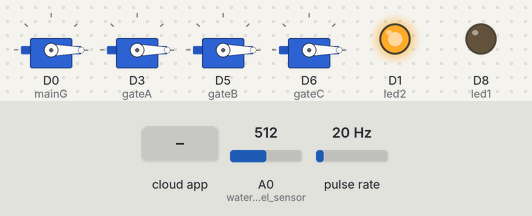
Recording of a sketch running on a simulated ESP8266 (NodeMCU). On the bench: 4 × servo, output pins drawn as LEDs (lit = HIGH). Wiring (inferred from the names in the program): pulse sensor: data D7. The test bench sets the inputs (shaded band); at power-on: A0 (water_level_sensor) = 512, pulse rate 20 Hz. WiFi joins after 1.5 s; servers stay silent unless stated; the Firebase database answers and starts empty; what the sketch prints to the serial monitor is not drawn.

Above: at 4.4 s.
4.5 s: the phone or cloud app sets mainGate to 1
At 5.84 s:
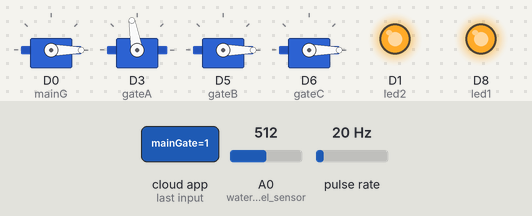
8.0 s: the phone or cloud app sets gateA to 1
At 9.6 s:
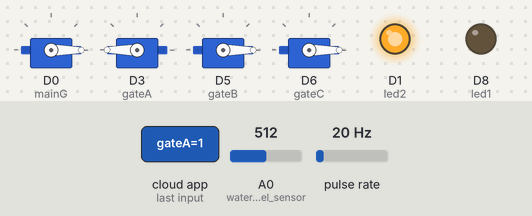
10.7 s: the phone or cloud app sets gateB to 1
At 12.4 s:
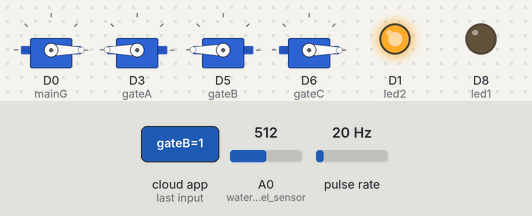
13.4 s: the phone or cloud app sets gateC to 1
At 15.3 s:
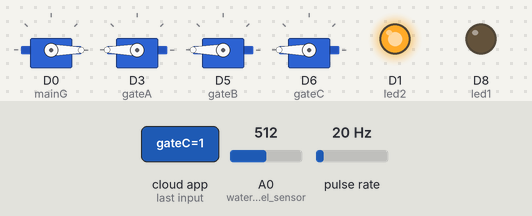
16.1 s: the phone or cloud app sets mainGate to 0
At 17.15 s:
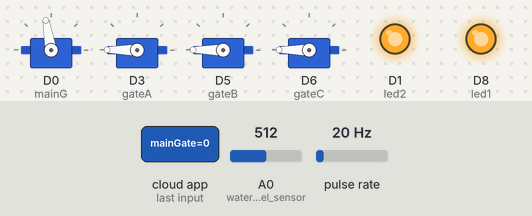
18.7 s: the phone or cloud app sets gateA to 0
At 20.9 s:
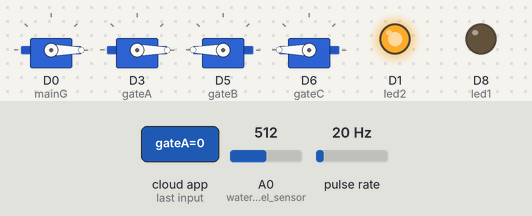
Timing chart, 0 to 22.4 s (numbered marks = the images above; inputs shaded):
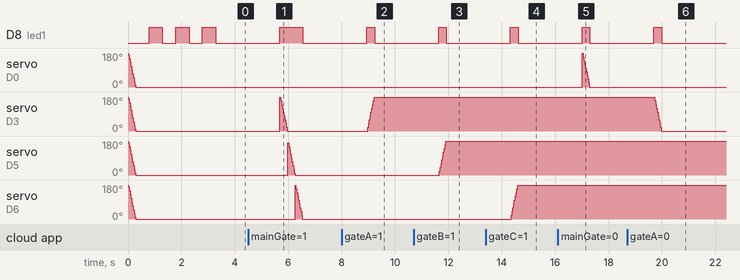

Measured:
- after the input at 4.5 s, servo on D0 (mainG): stops changing and stays 0°
- after the input at 8.0 s, D8 (led1): LOW → HIGH after 0.95 s, → LOW 0.29 s later; servo on D3 (gateA): moves from 0° to 180° over 0.24 s, starting after 0.98 s
- after the input at 10.7 s, D8 (led1): LOW → HIGH after 0.94 s, → LOW 0.29 s later; servo on D5 (gateB): moves from 0° to 180° over 0.24 s, starting after 0.97 s
- after the input at 13.4 s, D8 (led1): LOW → HIGH after 0.93 s, → LOW 0.29 s later; servo on D6 (gateC): moves from 0° to 180° over 0.24 s, starting after 0.96 s
- after the input at 16.1 s, D8 (led1): LOW → HIGH after 0.91 s, → LOW 0.29 s later
- after the input at 18.7 s, D8 (led1): LOW → HIGH after 1.0 s, → LOW 0.29 s later; servo on D3 (gateA): moves from 180° to 0° over 0.24 s, starting after 1.0 s

The sketch:

main.ino
```cpp
#include <Servo.h>

#if defined(ESP32)
#include <WiFi.h>
#include <FirebaseESP32.h>
#elif defined(ESP8266)
#include <ESP8266WiFi.h>
#include <FirebaseESP8266.h>
#endif

#include <addons/TokenHelper.h>
#include <addons/RTDBHelper.h>
#define API_KEY "AIzaSyAMe193JtamVePNjIiMRvvnGANwhOsNSX0"
#define DATABASE_URL "https://prototypeproject-eeb91.firebaseio.com/"
#define USER_EMAIL "arduino@gmail.com"
#define USER_PASSWORD "arduino123"
FirebaseData fbdo;
FirebaseAuth auth;
FirebaseConfig config;


#define FIREBASE_HOST "prototypeproject-eeb91.firebaseio.com"
#define FIREBASE_AUTH "UCZ5lFED8KxcprRhIHzt1uk4ac2OEmhB1GfdTp6S"
#define WIFI_SSID "SKYfiber14AD" //name
#define WIFI_PASSWORD "jayceliampuzon" //pass

Servo mainG;
Servo gateA;
Servo gateB;
Servo gateC;

long sendDataCurrentMillis = 0;
long sendDataPreviousMillis = 0;

int led1 = 15;
int led2 = 5;
int servoPositionClose = 0;      // servo degree
int servoPositionOpen = 180;      // servo degree

int posMain = 0;
int posGateA = 0;
int posGateB = 0;
int posGateC = 0;

bool isMain = true;
bool isGateA = true;
bool isGateB = true;
bool isGateC = true;

bool isMainRun = true;
bool isGateARun = true;
bool isGateBRun = true;
bool isGateCRun = true;


#define water_level_sensor  A0

#define flow_meter_sensor  D7
long currentMillis = 0;
long previousMillis = 0;
float calibrationFactor = 4.5;
volatile byte pulseCount;
byte pulse1Sec = 0;
float flowRate;
unsigned int flowMilliLitres;
unsigned long totalMilliLitres;
void IRAM_ATTR pulseCounter()
{
  pulseCount++;
}


void setup() {
  Serial.begin(115200);
  mainG.attach(16);
  gateA.attach(0);
  gateB.attach(14);
  gateC.attach(12);

  int pos = 0;
  for (pos = 180; pos >= 0; pos -= 10) {
    mainG.write(pos);
    gateA.write(pos);
    gateB.write(pos);
    gateC.write(pos);
    delay(15);
  }

  pinMode(led1,OUTPUT);
  pinMode(led2,OUTPUT);
  digitalWrite(led2,HIGH);

  WiFi.begin(WIFI_SSID, WIFI_PASSWORD);
  Serial.print("connecting");
  while (WiFi.status() != WL_CONNECTED) {
    Serial.print(".");
    digitalWrite(led1,LOW);
    delay(500);
    digitalWrite(led1,HIGH);
    delay(500);
  }
  Serial.println();
  Serial.print("connected: ");
  Serial.println(WiFi.localIP());

  Serial.printf("Firebase Client v%s\n\n", FIREBASE_CLIENT_VERSION);
  config.api_key = API_KEY;
  auth.user.email = USER_EMAIL;
  auth.user.password = USER_PASSWORD;
  config.database_url = DATABASE_URL;
  config.token_status_callback = tokenStatusCallback;
  Firebase.begin(&config, &auth);
  Firebase.reconnectWiFi(true);
  Serial.print("Starting Firebase");
  for(int i = 0; i < 1; i++){
    Serial.print(".");
    digitalWrite(led1,LOW);
    delay(500);
    digitalWrite(led1,HIGH);
    delay(500);
  }

  //flow meter init
  pinMode(flow_meter_sensor, INPUT_PULLUP);
  pulseCount = 0;
  flowRate = 0.0;
  flowMilliLitres = 0;
  totalMilliLitres = 0;
  previousMillis = 0;
  attachInterrupt(digitalPinToInterrupt(flow_meter_sensor), pulseCounter, FALLING);

  Serial.println("started");
  digitalWrite(led1,LOW);
}
bool isRun = false;
void loop() {
  loopWaterLevel();
  loopFlowMeter();
  loopGetData();
}

void loopGetData(){
  sendDataCurrentMillis = millis();
  if (sendDataCurrentMillis - sendDataPreviousMillis > 1000) {
    sendDataPreviousMillis = millis();
    int fMainGate = 0; Firebase.getInt(fbdo, F("/waterIrrigation/mainGate"),&fMainGate);
    int fGateA  = 0; Firebase.getInt(fbdo, F("/waterIrrigation/gateA"),&fGateA);
    int fGateB  = 0; Firebase.getInt(fbdo, F("/waterIrrigation/gateB"),&fGateB);
    int fGateC  = 0; Firebase.getInt(fbdo, F("/waterIrrigation/gateC"),&fGateC);
    Serial.printf("Get MainGate... %s\n",String(fMainGate).c_str());
    Serial.printf("Get GateA... %s\n",String(fGateA).c_str());
    Serial.printf("Get GateB... %s\n",String(fGateB).c_str());
    Serial.printf("Get GateC... %s\n",String(fGateC).c_str());

    isMain = fMainGate == 1 ? true : false;
    isGateA = fGateA == 1 ? true : false;
    isGateB = fGateB == 1 ? true : false;
    isGateC = fGateC == 1 ? true : false;

    if(isRun){
      digitalWrite(led1,HIGH);
      if(isMain != isMainRun){
        if(fMainGate == 1 ? true : false){
          for (posMain = 0; posMain <= 180; posMain += 10) {
            mainG.write(posMain);
            delay(15);
          }
        }else{
          for (posMain = 180; posMain >= 0; posMain -= 10) {
            mainG.write(posMain);
            delay(15);
          }
        }
        isMainRun = isMain;
      }

      if(isGateA != isGateARun){
        if(fGateA == 1 ? true : false){
          for (posGateA = 0; posGateA <= 180; posGateA += 10) {
            gateA.write(posGateA);
            delay(15);
          }
        }else{
          for (posGateA = 180; posGateA >= 0; posGateA -= 10) {
            gateA.write(posGateA);
            delay(15);
          }
        }
        isGateARun = isGateA;
      }


      if(isGateB != isGateBRun){
        if(fGateB == 1 ? true : false){
          for (posGateB = 0; posGateB <= 180; posGateB += 10) {
            gateB.write(posGateB);
            delay(15);
          }
        }else{
          for (posGateB = 180; posGateB >= 0; posGateB -= 10) {
            gateB.write(posGateB);
            delay(15);
          }
        }
        isGateBRun = isGateB;
      }


      if(isGateC != isGateCRun){
        if(fGateC == 1 ? true : false){
          for (posGateC = 0; posGateC <= 180; posGateC += 10) {
            gateC.write(posGateC);
            delay(15);
          }
        }else{
          for (posGateC = 180; posGateC >= 0; posGateC -= 10) {
            gateC.write(posGateC);
            delay(15);
          }
        }
        isGateCRun = isGateC;
      }
    }
    isRun = true;

    digitalWrite(led1,LOW);
    Serial.println("========");
  }
}


void loopFlowMeter(){
  currentMillis = millis();
  if (currentMillis - previousMillis > 1000) {
    pulse1Sec = pulseCount;
    pulseCount = 0;
    flowRate = ((1000.0 / (millis() - previousMillis)) * pulse1Sec) / calibrationFactor;
    previousMillis = millis();
    flowMilliLitres = (flowRate / 60) * 1000;
    totalMilliLitres += flowMilliLitres;
    // Print the flow rate for this second in litres / minute
    Serial.print("Flow rate: ");
    Serial.print(int(flowRate));  // Print the integer part of the variable
    Firebase.setFloat(fbdo, F("/waterIrrigation/flRate"), flowRate);
    Serial.print("L/min");
    Serial.print("\t");       // Print tab space
    // Print the cumulative total of litres flowed since starting
    Serial.print("Output Liquid Quantity: ");
    Serial.print(totalMilliLitres);
    Firebase.setFloat(fbdo, F("/waterIrrigation/flmL"), totalMilliLitres);
    Serial.print("mL / ");
    Serial.print(totalMilliLitres / 1000);
    Firebase.setFloat(fbdo, F("/waterIrrigation/flL"), totalMilliLitres/1000);
    Serial.println("L");
  }
}

void loopWaterLevel(){
  int waterLevel = analogRead(water_level_sensor);
  Firebase.setInt(fbdo, F("/waterIrrigation/waterLevel"), waterLevel);
}
```
